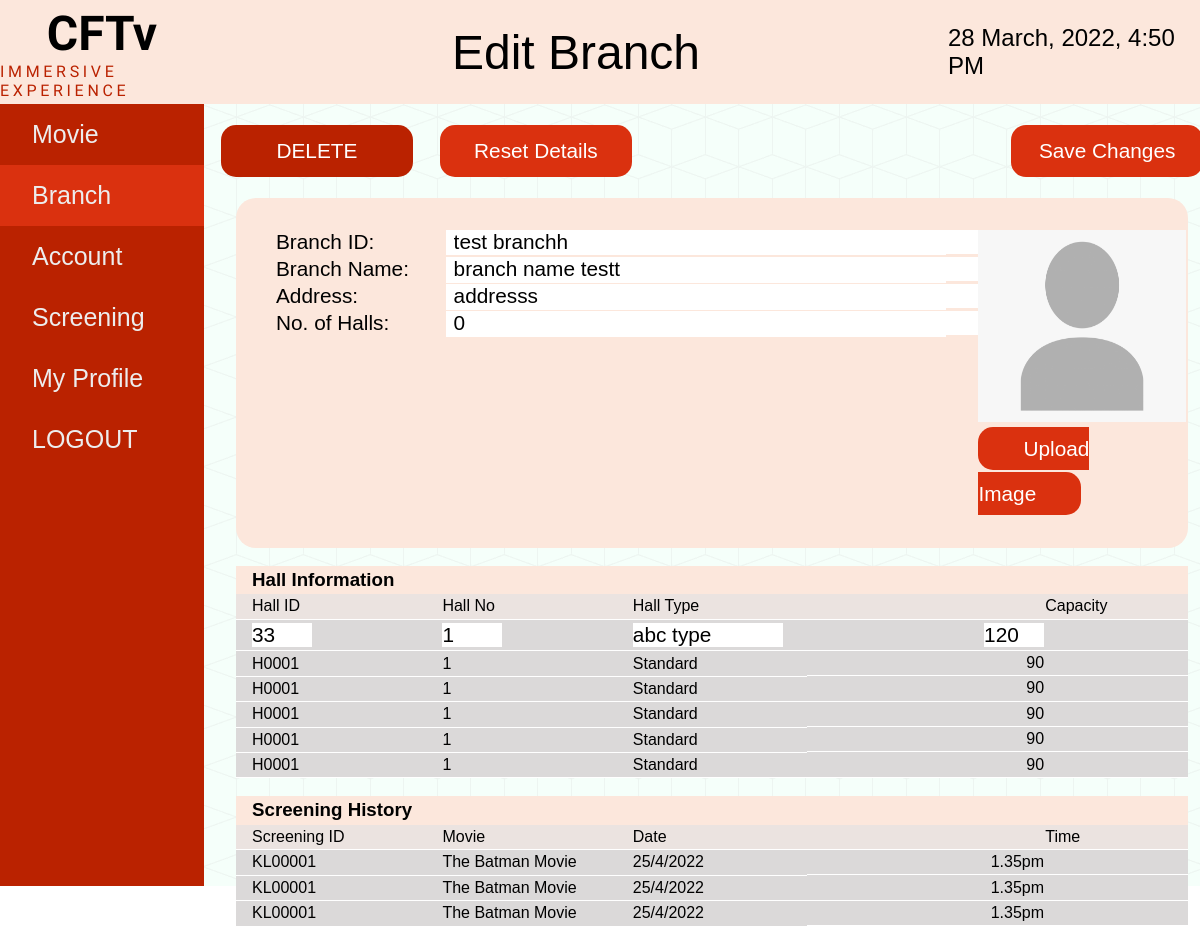
The app's page /branchEdit.php?id=15 (signed in) with its own data.
### tables this page shows
CREATE TABLE `branch` (
  `br_id` int(11) NOT NULL,
  `branch_id` varchar(30) NOT NULL,
  `branch_name` varchar(300) NOT NULL,
  `branch_address` varchar(300) NOT NULL,
  `branch_image` varchar(30) DEFAULT NULL,
  `no_of_halls` int(11) NOT NULL,
  `hall_id` int(11) NOT NULL,
  `screening_id` int(11) DEFAULT NULL
);

CREATE TABLE `hall` (
  `h_id` int(11) NOT NULL,
  `hall_id` int(11) NOT NULL,
  `seat_id` int(11) DEFAULT NULL,
  `hall_no` int(11) NOT NULL,
  `hall_type` varchar(30) NOT NULL,
  `hall_capacity` int(11) NOT NULL
);

### branchEdit.php (the view, shortened to what this page needs)
<?php
require_once 'config.php';
$br_id = $_GET['id'];
	$branch_details = mysqli_query($connect, "select * from branch where br_id = '".$br_id."' ");
	$branch = mysqli_fetch_assoc($branch_details);
?>
<!DOCTYPE html>
<html lang="en">
	<head>
		<link rel="stylesheet" href="./styles/style.css" />
	</head>
	<body>
		<div class="navbar">
			<div class="logo">
				<h1>CFTv</h1>
				<p>IMMERSIVE EXPERIENCE</p>
			</div>
			<div class="heading">
				<h1>Edit Branch</h1>
			</div>
			<div class="date">
				<h2><?php echo date("j F, Y, g:i A") ?></h2>
			</div>
		</div>
		<div class="draw-body">
			<div class="drawer">
				<li><a href="./movieList.php">Movie</a></li>
				<li class="active"><a href="./branchList.php">Branch</a></li>
				<li><a href="./account.php">Account</a></li>
				<li><a href="./screen.php">Screening</a></li>
				<li><a href="./profile.php">My Profile</a></li>
				<li><a href="branchEdit.php?logout" title="Log Out">LOGOUT</a></li>
			</div>
			<form method="post" enctype="multipart/form-data">
			<div class="content">
				<div class="button-bar-account">
					<button class="delete" type="submit" name="delete_branch">DELETE</button>
					<button type="reset">Reset Details</button>
					<button type="submit" name="update_branch">Save Changes</button>
				</div>
				<div class="main">
					<div class="box-account">
						<div class="left">
							<li>Branch ID:</li>
							<li>Branch Name:</li>
							<li>Address:</li>
							<li>No. of Halls:</li>
						</div>
						<div class="right">
							<li><input type="text" name="branch_id" style="width:550px; font-size: 1.3rem; border: none;" value="<?php echo $branch['branch_id']; ?>" required></li>
							<li><input type="text" name="branch_name" style="width:550px; font-size: 1.3rem; border: none;" value="<?php echo $branch['branch_name']; ?>" required></li>
							<li><input type="text" name="branch_address" style="width:550px; font-size: 1.3rem; border: none;" value="<?php echo $branch['branch_address']; ?>" required></li>
							<li><input type="text" name="no_of_hall" id="no_of_hall" style="width:550px; font-size: 1.3rem; border: none;" value="<?php echo $branch['no_of_halls']; ?>"required></li>
						</div>
						<div class="image">
							<img src="./images/user.png" alt="branch_image" id="output" />
							<label for="branch_image">Upload Image</label>
						</div>
					</div>
					<br>
					<div class="txn">
						<h3>Hall Information</h3>
						<table>
							<tr>
								<th>Hall ID</th>
								<th>Hall No</th>
								<th>Hall Type</th>
								<th>Capacity</th>
							</tr>
							<?php
								$hall_details = mysqli_query($connect, "select * from hall where hall_id = '".$branch['hall_id']."' ");
								$hall = mysqli_fetch_assoc($hall_details);
							?>
							<tr>
								<td><input type='text' name='hall_id' style='width:60px; font-size: 1.3rem; border: none;' required value="<?php echo $hall['hall_id']; ?>"></td>
								<td><input type='text' name='hall_num' style='width:60px; font-size: 1.3rem; border: none;'required value="<?php echo $hall['hall_no']; ?>"></td>
								<td><input type='text' name='hall_type' style='width:150px; font-size: 1.3rem; border: none;'  required value="<?php echo $hall['hall_type']; ?>"></td>
								<td><input type='text' name='hall_capacity' style='width:60px; font-size: 1.3rem; border: none;' required value="<?php echo $hall['hall_capacity']; ?>"></td>
							</tr>
							<tr>
								<td>H0001</td>
								<td>1</td>
								<td>Standard</td>
								<td>90</td>
							</tr>
							<tr>
								<td>H0001</td>
								<td>1</td>
								<td>Standard</td>
								<td>90</td>
							</tr>
							<tr>
								<td>H0001</td>
								<td>1</td>
								<td>Standard</td>
								<td>90</td>
							</tr>
							<tr>
								<td>H0001</td>
								<td>1</td>
								<td>Standard</td>
								<td>90</td>
							</tr>
							<tr>
								<td>H0001</td>
								<td>1</td>
								<td>Standard</td>
								<td>90</td>
							</tr>
						</table>
					</div>
					<br>
					<div class="txn">
						<h3>Screening History</h3>
						<table>
							<tr>
								<th>Screening ID</th>
								<th>Movie</th>
								<th>Date</th>
								<th>Time</th>
							</tr>
							<tr>
								<td>KL00001</td>
								<td>The Batman Movie</td>
								<td>25/4/2022</td>
								<td>1.35pm</td>
							</tr>
							<tr>
								<td>KL00001</td>
								<td>The Batman Movie</td>
								<td>25/4/2022</td>
								<td>1.35pm</td>
							</tr>
							<tr>
								<td>KL00001</td>
								<td>The Batman Movie</td>
								<td>25/4/2022</td>
								<td>1.35pm</td>
							</tr>
						</table>
					</div>
				</form>
				</div>
	</body>
</html>

### styles/style.css (style rules this page uses)
* { margin: 0; padding: 0; box-sizing: border-box; }
body { min-height: 100vh; font-family: 'Gill Sans', 'Gill Sans MT', Calibri, 'Trebuchet MS', sans-serif; }
.navbar { height: 13vh; display: grid; grid-template-columns: 17% auto 21%; background-color: #fce7dc; }
.navbar .logo, .heading, .date { display: flex; flex-direction: column; min-width: 100%; min-height: 100%; align-items: center; justify-content: center; }
.navbar .logo h1 { font-family: "Rajdhani"; font-size: 3rem; }
.navbar .logo p { font-family: "Rajdhani"; letter-spacing: 0.23rem; color: #ba2200; }
.navbar .heading h1 { font-size: 3rem; font-weight: 500; }
.navbar .date h2 { font-weight: 500; }
.draw-body { min-height: 87vh; display: grid; grid-template-columns: 17% auto; }
.draw-body .drawer { background-color: #ba2200; min-width: 100%; display: flex; flex-direction: column; font-size: 25px; }
.draw-body .drawer li { padding: 1rem 0; list-style: none; cursor: pointer; }
.draw-body .drawer .active { background-color: #da310f; }
.draw-body .drawer li a { padding-left: 2rem; text-decoration: none; color: #ededed; }
.draw-body .content { background-color: #f5fffa; background-image: url('../images/cubes.png'); display: grid; grid-template-rows: 12% auto; }
.draw-body .content button { height: 3.3rem; width: 12rem; border-radius: 15px; font-size: 1.3rem; background-color: #da310f; color: #fff; font-weight: 500; border: none; cursor: pointer; }
.draw-body .content .delete { background-color: #ba2200; }
.draw-body .content .button-bar-account { margin: 0 2rem; display: grid; grid-template-columns: 23% 60% auto; justify-content: center; align-items: center; }
.content .main .box-account { background-color: #fce7dc; border-radius: 20px; margin: 0 2rem auto 2rem; padding: 2rem; width: auto; display: grid; grid-template-columns: 20% 60% auto; }
.content .main .box-account .image { display: flex; align-items: center; justify-content: center; }
.content .main .box-account .image img { width: 13rem; height: 12rem; }
.content .main .box-account .right { margin-right: 2rem; }
.content .main .box-account li { list-style: none; font-size: 1.3rem; margin-bottom: 0.1rem; padding-bottom: 0.1rem; padding-left: 0.5rem; }
.content .main .box-account .right li { background-color: #fff; }
.main .txn { margin: 0 2rem; }
.main .txn h3 { width: 100%; background-color: #fce7dc; padding: 0.2rem 1rem; }
.main .txn table { border-collapse: collapse; width: 100%; }
.main .txn table tr td:nth-child(1) { width: 20%; }
.main .txn table tr td:nth-child(2) { width: 20%; }
.main .txn table tr td:nth-child(3) { width: 20%; }
.main .txn table tr td:nth-child(4) { width: 40%; cursor: pointer; display: flex; align-items: center; justify-content: right; padding-right: 9rem; min-width: 100%; min-height: 100%; }
.main .txn table tr th:nth-child(4) { padding-right: 4rem; padding-left: 25%; }
.main .txn th { background-color: #ebe3e0; text-align: left; font-weight: 500; padding: 0.2rem 1rem; border-bottom: 1px solid #fff; }
.main .txn td { background-color: #dbd9d9; text-align: left; font-weight: 500; padding: 0.2rem 1rem; border-bottom: 1px solid #fff; }

### branchEdit.php (style rules this page uses)
.content .main .box-account .image { display: flow-root; }
a { text-decoration: none; color: white; }
label { border-radius: 15px; font-size: 1.3rem; background-color: #da310f; color: #fff; font-weight: 500; padding: 10px 45px 10px 45px; line-height: 45px; }

### records on screen
branch: branch_id "test branchh", branch_name "branch name testt", branch_address "addresss", no_of_hall "0"
hall: hall_id "33", hall_num "1", hall_type "abc type", hall_capacity "120"
